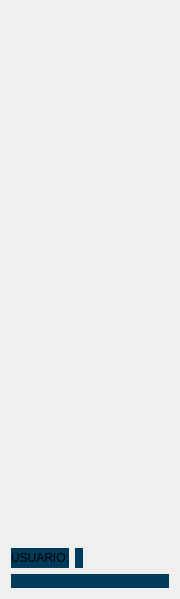
          <widget class="QWidget" name="page_2">
           <property name="geometry">
            <rect>
             <x>0</x>
             <y>0</y>
             <width>180</width>
             <height>599</height>
            </rect>
           </property>
           <attribute name="label">
            <string>MENU_2</string>
           </attribute>
           <layout class="QVBoxLayout" name="verticalLayout_52">
            <item>
             <spacer name="verticalSpacer_10">
              <property name="orientation">
               <enum>Qt::Vertical</enum>
              </property>
              <property name="sizeHint" stdset="0">
               <size>
                <width>20</width>
                <height>501</height>
               </size>
              </property>
             </spacer>
            </item>
            <item>
             <layout class="QVBoxLayout" name="verticalLayout_45">
              <item>
               <layout class="QHBoxLayout" name="horizontalLayout_37">
                <item alignment="Qt::AlignLeft">
                 <widget class="QLabel" name="label_84">
                  <property name="styleSheet">
                   <string notr="true">background-color: rgb(0, 59, 89);</string>
                  </property>
                  <property name="text">
                   <string>USUARIO:</string>
                  </property>
                 </widget>
                </item>
                <item alignment="Qt::AlignLeft">
                 <widget class="QLabel" name="lbl01_usuario">
                  <property name="font">
                   <font>
                    <pointsize>10</pointsize>
                   </font>
                  </property>
                  <property name="styleSheet">
                   <string notr="true">background-color: rgb(0, 59, 89);</string>
                  </property>
                  <property name="text">
                   <string/>
                  </property>
                 </widget>
                </item>
                <item>
                 <spacer name="horizontalSpacer_15">
                  <property name="orientation">
                   <enum>Qt::Horizontal</enum>
                  </property>
                  <property name="sizeHint" stdset="0">
                   <size>
                    <width>40</width>
                    <height>20</height>
                   </size>
                  </property>
                 </spacer>
                </item>
               </layout>
              </item>
              <item>
               <widget class="QLabel" name="lbl01_admin">
                <property name="styleSheet">
                 <string notr="true">background-color: rgb(0, 59, 89);</string>
                </property>
                <property name="text">
                 <string/>
                </property>
               </widget>
              </item>
             </layout>
            </item>
           </layout>
          </widget>
